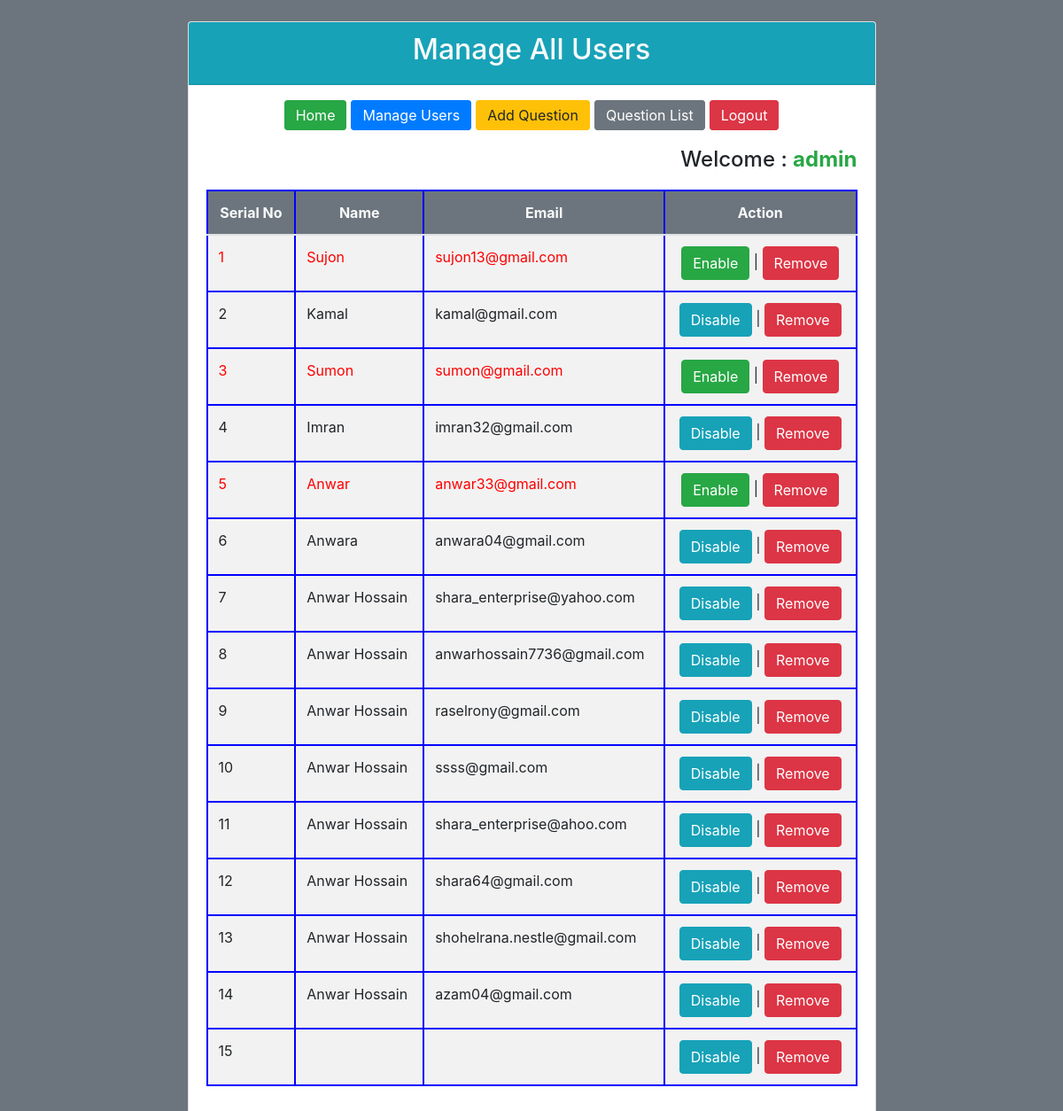
The page /muser.php (signed in) on the database its author committed.
### tables this page shows
CREATE TABLE `tbl_user` (
  `userid` int(11) NOT NULL,
  `name` varchar(50) NOT NULL,
  `username` varchar(30) NOT NULL,
  `password` varchar(32) NOT NULL,
  `email` varchar(255) NOT NULL,
  `status` int(11) NOT NULL
);

### session.php (called while the page is built, shortened)
<?php
	class Session
	{
		public static function get($key){
			if (isset($_SESSION[$key])) {
				return $_SESSION[$key];
			}else{
				return false;
			}
		}
	}
?>

### database.php (called while the page is built, shortened)
<?php
class Database
{
	public $host   = DB_HOST;
	public $user   = DB_USER;
	public $pass   = DB_PASS;
	public $dbname = DB_NAME;
	public $link;
	private function connectDB(){
		$this->link = new mysqli($this->host,$this->user,$this->pass,$this->dbname);
	}
	public function select($query){
		$result = $this->link->query($query) or die($this->link->error.__LINE__);
		if ($result->num_rows > 0) {
			return $result;
		}else{
			return false;
		}
	}
}
?>

### admin.php (called while the page is built, shortened)
<?php
	require_once 'database.php';
	require_once 'session.php';
	class Admin
	{
		private $db;
		function __construct()
		{
			$this->db = new Database();
		}
		public function getUserList(){
			$query = "SELECT * FROM tbl_user";
			return $result = $this->db->select($query);
		}
	}
?>

### muser.php (the view, shortened to what this page needs)
<?php
  require_once 'admin.php';
  $ad = new Admin();
?>
<!DOCTYPE html>
<html lang="en">
<head>
  <link rel="stylesheet" href="https://maxcdn.bootstrapcdn.com/bootstrap/4.3.1/css/bootstrap.min.css">
  <link rel="stylesheet" href="https://use.fontawesome.com/releases/v5.6.3/css/all.css"></head>
<body class="bg-secondary">
  <div class="container mt-4" align="center">
    <div class="card" style="width: 70%">
      <div class="card-header text-light text-center bg-info">
        <h2>Manage All Users</h2>
      </div>
      <div class="card-body">
          <table class="table table-striped">
            <?php require_once 'adhead.php';?>
            <thead class="text-center bg-secondary text-light">
              <tr>
                <th>Serial No</th>
                <th>Name</th>
                <th>Email</th>
                <th>Action</th>
              </tr>
            </thead>
            <?php
              $result = $ad->getUserList();
              if($result){
                $i=0;
                while ($value = mysqli_fetch_assoc($result)) {$i++; ?>
                      <tbody>
                        <tr>
                          <td><?php if($value['status']==0){ echo $i;} else { echo "<span style='color:red'>".$i."</span>";} ?></td>
                          <td><?php if($value['status']==1){ echo "<span style='color:red'>".$value['name']."</span>";} else { echo $value['name']; }?></td>
                          <td><?php if($value['status']==1){ echo "<span style='color:red'>".$value['email']."</span>";} else { echo $value['email']; }?></td>
                          <td class="text-center">
                          <?php if ($value['status']==0) {?>
                            <a onclick="return confirm('Do you want to disabled this user?')" class="btn btn-info" href="?dbl=<?php echo $value['userid'];?>">Disable</a> |
                         <?php } else { ?>
                            <a onclick="return confirm('Do you want to enabled this user?')" class="btn btn-success" href="?ebl=<?php echo $value['userid'];?>">Enable</a> |
                         <?php } ?>
                            <a onclick="return confirm('Do you want to remove this user?')" class="btn btn-danger" href="?del=<?php echo $value['userid'];?>">Remove</a>
                        </td>
                        </tr>
                      </tbody>
           <?php } } ?>
          </table>
      </div>
    </div>
  </div>
</body>
</html>

### adhead.php (shortened to what this page needs)
<?php
	require_once 'session.php';
?>
<!DOCTYPE html>
<html lang="en">
<head>
  <link rel="stylesheet" href="https://maxcdn.bootstrapcdn.com/bootstrap/4.3.1/css/bootstrap.min.css">
  <link rel="stylesheet" href="https://use.fontawesome.com/releases/v5.6.3/css/all.css"></head>
<body class="bg-secondary">
      		<a style="display:inline; margin-right: 5px" href="home.php" class="btn btn-success">Home</a>
      		<a style="display:inline; margin-right: 5px" href="muser.php" class="btn btn-primary">Manage Users</a>
      		<a style="display:inline; margin-right: 5px" href="addques.php" class="btn btn-warning">Add Question</a>
      		<a style="display:inline; margin-right: 5px" href="queslist.php" class="btn btn-secondary">Question List</a>
      		<a style="display:inline" href="?action=logout" class="btn btn-danger">Logout</a><br><br>
        <?php
        $username = Session::get("adminUser");
        ?>
        <h4 style="float: right;">Welcome :
        	<strong class="text-success">
        		<?php
        			if(isset($username)){
        				echo $username;
        			}
        		?>
       		</strong>
    	</h4><br><br>
</body>
</html>

### muser.php (style rules this page uses)
table,th,td,tr { border:2px solid blue }

### rows shown on the page
tbl_user: name "Sujon", email "sujon13@gmail.com"
tbl_user: name "Kamal", email "kamal@gmail.com"
tbl_user: name "Sumon", email "sumon@gmail.com"
tbl_user: name "Imran", email "imran32@gmail.com"
tbl_user: name "Anwar", email "anwar33@gmail.com"
tbl_user: name "Anwara", email "anwara04@gmail.com"
tbl_user: name "Anwar Hossain", email "shara_enterprise@yahoo.com"
tbl_user: name "Anwar Hossain", email "anwarhossain7736@gmail.com"
tbl_user: name "Anwar Hossain", email "raselrony@gmail.com"
tbl_user: name "Anwar Hossain", email "ssss@gmail.com"
tbl_user: name "Anwar Hossain", email "shara_enterprise@ahoo.com"
tbl_user: name "Anwar Hossain", email "shara64@gmail.com"
tbl_user: name "Anwar Hossain", email "shohelrana.nestle@gmail.com"
tbl_user: name "Anwar Hossain", email "azam04@gmail.com"

### other values the page prints
$username "admin"
